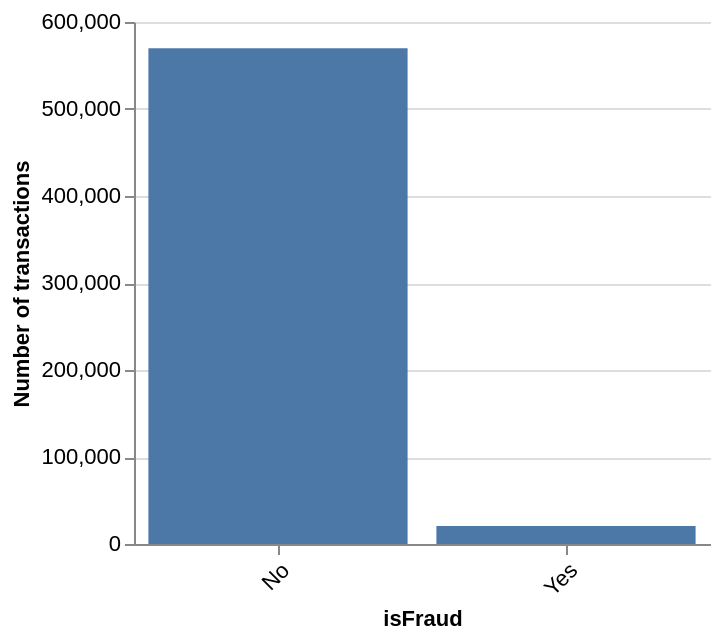

Specify this chart in Vega-Lite:
### Vega-Lite specification from a JSON file in a GitHub repository (floating-point values rounded to 4 significant figures)
{"$schema": "https://vega.github.io/schema/vega-lite/v5.json", "data": {"values": [{"isFraud": "No", "transactions": 569877}, {"isFraud": "Yes", "transactions": 20663}]}, "mark": {"type": "bar", "tooltip": true}, "width": 360, "height": 320, "encoding": {"x": {"field": "isFraud", "type": "nominal", "sort": "-y", "axis": {"labelAngle": -45}}, "y": {"field": "transactions", "type": "quantitative", "title": "Number of transactions"}, "tooltip": [{"field": "isFraud", "type": "nominal"}, {"field": "transactions", "type": "quantitative"}]}, "config": {"axis": {"labelFontSize": 11}, "view": {"stroke": null}, "autosize": {"type": "fit", "contains": "padding"}}}
